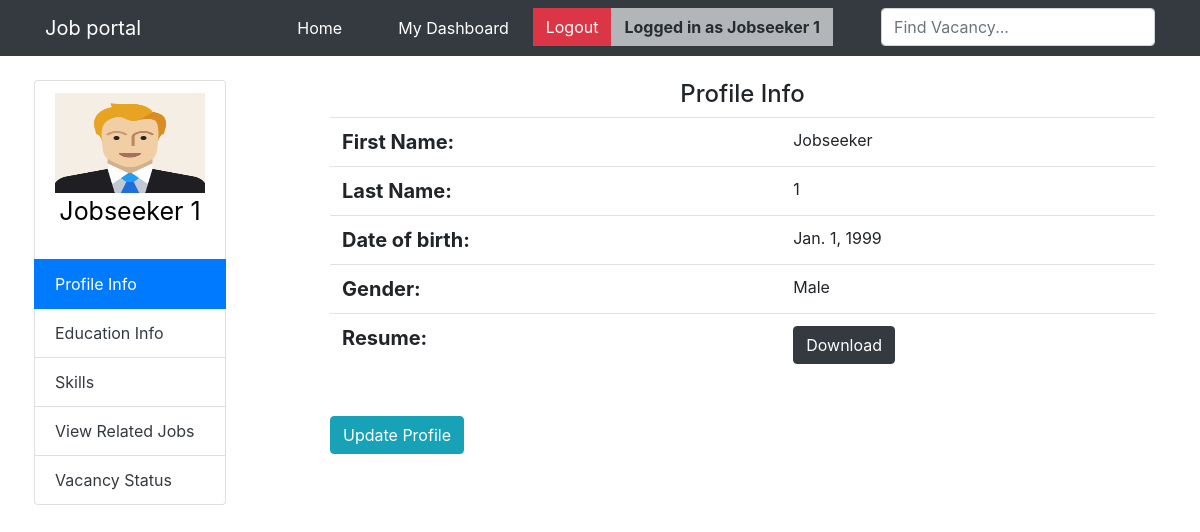
Page /jobseeker-dash/ (signed in) on the committed database.
### app/models.py (models this page shows, shortened)
class User(AbstractUser):
    username = None
    email = models.EmailField(unique=True)
    USERNAME_FIELD = 'email'
    REQUIRED_FIELDS = []
    role=models.IntegerField(choices=(
        (1,'Employer'),
        (2,'Jobseeker'),
    ))
    avatar=models.ImageField(upload_to='images/',blank = False)

class JobSeekerProfile(models.Model):
    user=models.ForeignKey(User,on_delete=models.CASCADE)
    dob=models.DateField()
    gender=models.IntegerField(choices=Gender_choices,default=1)
    resume = models.FileField(upload_to="File/")
    interested_category=models.IntegerField(choices=category_choices,null=True)

### app/views.py (the view)
# urls.py: path("jobseeker-dash/",views.JobSeekerDashboard.as_view(),name="Jobseeker_dashboard"),
class JobSeekerDashboard(LoginRequiredMixin,generic.ListView):
    model= JobSeekerProfile
    template_name='jobseeker-dashboard.html'
    context_object_name='job'
    def get_queryset(self):
        return JobSeekerProfile.objects.filter(user_id=self.request.user.id)

### templates/jobseeker-dashboard.html (shortened to what this page needs)
{% extends "base.html" %}
{% block body %}
<div class="container my-4">
    <div class="row">
        <div class="col-2 px-1 position-fixed">
          <ul class="list-group">
            <li class="list-group-item">
            <div class="text-center">
            {% if user.avatar %}
                <img class="" src="{{user.avatar.url}}" width="150" height="100">
            {% endif %}
            </div>
            <p class="text-center" style="text-decoration: none; font-size: 25px; color:black;">{{user.first_name}} {{user.last_name}}</p></li>
            <li class="list-group-item active"><a href="{% url 'Jobseeker_dashboard' %}" class="text-white">Profile Info</a></li>
            <li class="list-group-item"><a href="{% url 'education-info' user.id %}" class="text-dark">Education Info</a></li>
            <li class="list-group-item"><a href="{%url 'skillset'%}" class="text-dark">Skills</a></li>
            <li class="list-group-item"><a href="{%url 'related-jobs'%}" class="text-dark">View Related Jobs</a></li>
            <li class="list-group-item"><a href="{%url 'VacancyStatus'%}" class="text-dark">Vacancy Status</a></li>
          </ul>
        </div>
        <div class="col offset-3" id="main">
<h4 class="text-center">Profile Info</h4>
<table class="table" id="vertical-1" cellpadding="3">
    <tr>
        <th style="font-size:20px">First Name:</th>
        <td> {{user.first_name}}
    </tr>
    <tr>
        <th style="font-size:20px">Last Name:</th>
        <td> {{user.last_name}}</td>
    </tr>
    {% for jobs in job %}
    <tr>
        <th style="font-size:20px">Date of birth:</th>
        <td> {{jobs.dob}}</td>
    </tr>
    <tr>
        <th style="font-size:20px">Gender:</th>
        <td> {{jobs.get_gender_display}}</td>
    </tr>
    <tr>
        <th style="font-size:20px">Resume:</th>
        <td><a href="{{jobs.resume.url}}" class="btn btn-dark">Download</a></td>
    </tr>
    {% endfor %}
</table>
<a href="{% url 'Jobseeker_update' user.id %}" class="btn btn-info my-4">Update Profile</a>
        </div>
    </div>
</div>
{% endblock body %}

### templates/base.html (shortened to what this page needs)
{% load static %}
<html>
    <head>
    <link rel="stylesheet" href="{% static 'css/bootstrap.css' %}">
    </head>
    <body data-spy="scroll" data-target=".navbar" data-offset="50">
    <nav class="navbar navbar-expand-sm bg-dark navbar-dark">
        <div class='container'>
        <a class="navbar-brand" href="{% url 'home' %}"> Job portal</a>
        <ul class="navbar-nav">
            {% if request.user.is_authenticated %}
            <li class="nav-item">
                <a class="nav-link text-white mx-4" href="{% url 'home' %}">Home</a>
            </li>
            <li class="nav-item">
                <a class="nav-link text-white mx-3" href="
                {% if user.role == 1 %}
                    {% url 'dashboard' user.id %}
                {% else %}
                    {% url 'Jobseeker_dashboard' %}
                {% endif %}
                ">My Dashboard</a>
            </li>
            <li class="nav-item">
                <a href="{%url 'logout'%}" class="text-white btn btn-danger rounded-0">Logout</a>
            </li>
            <li class="nav-item">
                <a class="btn btn-light mr-5 disabled rounded-0"><b>Logged in as
                {% if user.first_name%}
                {{user.first_name}} {{user.last_name}}
                {% else %}
                {{user.email}}
                {% endif %}
                </b></a>
            </li>
            {% endif %}
            <li class="nav-item">
                <form class="form-inline my-lg-0" action="{%url 'search'%}" method="GET">
                <input
                    class="form-control search-box"
                    type="Search"
                    placeholder="Find Vacancy..."
                    name="search_term"
                    value="{{search_term}}"
                >
                </form>
            </li>
        </ul>
        </div>
    </nav>
    {% block body %}
    {% endblock body %}
</body>
</html>

### rows in the picture
User: first_name "Jobseeker", last_name "1", avatar (picture)
JobSeekerProfile: dob "Jan. 1, 1999", gender "Male"
